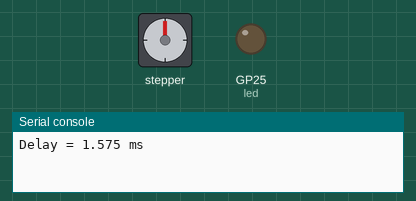
Bench run of a program on a simulated Raspberry Pi Pico running MicroPython. Parts: stepper motor, output pins drawn as LEDs (lit = HIGH), the last lines printed to the serial console. Random numbers come from a fixed seed; the stepper is drawn at 2048 steps a turn; pins used as bus, display or sensor lines are not drawn.

Above: at 0.15 s.
At 10.05 s:
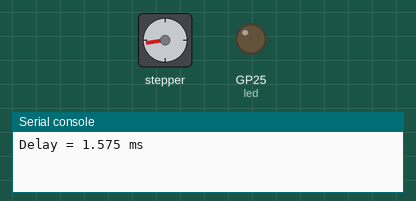
At 19.97 s:
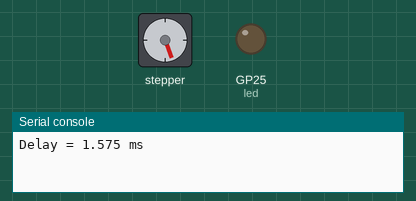
At 39.77 s:
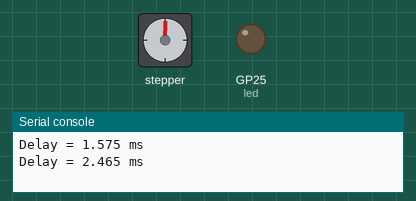
Timing chart, 0 to 40.0 s (numbered marks = the images above):
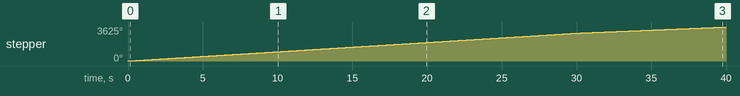

The program:

hall_mpython.py
```python
# Hall Effect Sensor Example

from machine import Pin
import time
import random

#   Stepper motor control class
class Stepper():
  # set motor control pins
  def setpins(self, val=[0,0,0,0]):
    for i in range(len(self.pins)):
      self.pins[i].value(val[i])

  # init
  def __init__(self, pins=None):
    if pins is None:
      raise ValueError("Must specify pins!")
    if len(pins) != 4:
      raise ValueError("There must be 4 pins")
    self.pins = pins
    self.steps = [[1,0,0,1], [1,1,0,0], [0,1,1,0], [0,0,1,1]]
    self.setpins()
    self.step = 0

  # advance one step
  def onestep(self):
    self.setpins(self.steps[self.step])
    self.step = self.step+1
    if self.step >= len(self.steps):
      self.step = 0

# Hall Effect sensor
class HallSensor:
  # init
  def __init__(self, pin):
    self.pin = pin
    self.state = self.pin.value()
    self.last = 0
    self.elapsed = 0

  # detect sensor
  def detect(self):
    read = self.pin.value()
    if read != self.state:
      self.state = read
      aux = time.ticks_ms()
      if read == 1:
        if self.last != 0:
          self.elapsed = aux - self.last
        self.last = aux
        return True
    return False

  # return time since previous detection
  def getElapsed(self):
    return self.elapsed

# Stepper connections
pins = [
  Pin(2, Pin.OUT),
  Pin(3, Pin.OUT),
  Pin(4, Pin.OUT),
  Pin(5, Pin.OUT)
]
stepper = Stepper(pins)

# Sensor
sensor = HallSensor (Pin(16, Pin.IN, Pin.PULL_UP))

# LED
led = Pin(25, Pin.OUT)
led.off()

# main loop
while True:
  # choose a random speed
  delay = random.randrange(1300, 3000)
  print ("Delay = {} ms".format(delay/1000))
  changeTime = time.ticks_ms() + 30000
  while time.ticks_ms() < changeTime:
    stepper.onestep()
    if sensor.detect():
      led.on()
      elapsed = sensor.getElapsed()
      if elapsed != 0:
        print ("RPM = {}".format(60000 // elapsed))
      time.sleep_us(delay)
      led.off()
    else:
      time.sleep_us(delay)
```

Measured:
- by itself, stepper: keeps turning clockwise at about 91°/s
